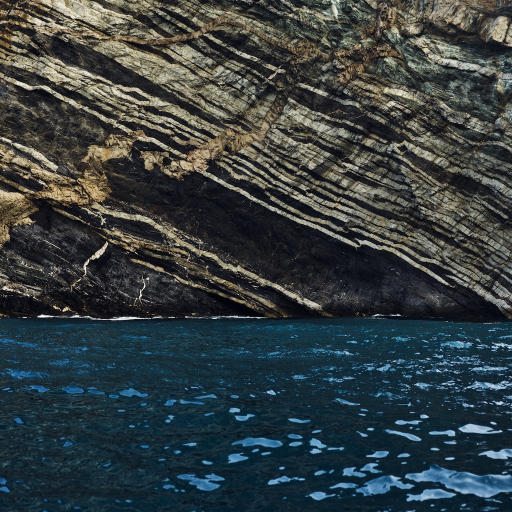
#> input picture python/input/catalina.jpg, 1024 x 1024 px (shown at 1/2 size)
$ python decode_old.py --path input/catalina.jpg
#> lines starting #> are read from the running program, lines starting #| are printed output that depends on the picture; after the words box and inside, x2 and y2 are one past the last pixel; in counts of white or black regions, pixels touching at a corner belong together
#> in decodeBC, image is the input picture: shape (1024, 1024, 3); mean B, G, R 65.3, 63.3, 54.2
import cv2
import argparse
import qrcode
import numpy as np
import json
import os
import time
import binascii
from PIL import Image
from pyzbar import pyzbar
from pyzbar.pyzbar import ZBarSymbol
import sys

#Arguments
parser = argparse.ArgumentParser(description='Tool to decode a vidQR code')
parser.add_argument('-p', '--path',default="",help="File Path")
parser.add_argument('-o', '--output',default="",help="Output Path")
parser.add_argument('-v', '--verbose',default="",help="Show errors and diagnostics")
args = parser.parse_args()

verbose = False
if args.verbose == "true":
    verbose = True

#Load video from file path
vidcap = cv2.VideoCapture(args.path)

output = ""
packets = 0

#convert CVimage to 2-color black and white with specified threshold
def blackAndWhite(img,th=127):
#> called with th = 127
    if img is not None:
        originalImage = img
        grayImage = cv2.cvtColor(originalImage, cv2.COLOR_BGR2GRAY)
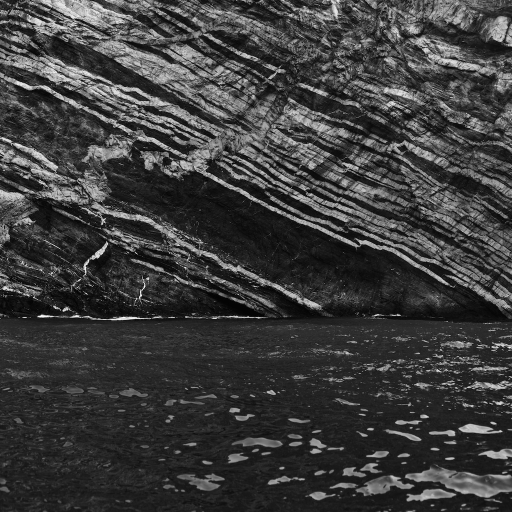
#> grayImage: shape (1024, 1024) (shown at 1/2 size); min 0, max 255, mean 60.8
        (thresh, blackAndWhiteImage) = cv2.threshold(grayImage, th, 255, cv2.THRESH_BINARY)
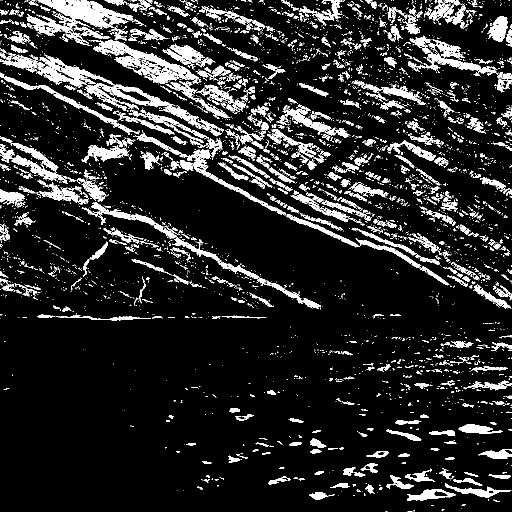
#> blackAndWhiteImage: shape (1024, 1024) (shown at 1/2 size); 12.9% white; 4627 white regions (3918 under 20 px), largest, box (x1, y1, x2, y2) and area: (0, 109, 448, 263) 8542, (53, 0, 268, 72) 6301, (182, 80, 402, 168) 5174
#> thresh = 127
        return blackAndWhiteImage
    return img

#Look for QR code in image and attempt to retrieve data
# [8 lines left out: function readCode, not called in this run]

def readBarcode(img,th=127):
    img = blackAndWhite(img,th)
    barcodes = pyzbar.decode(Image.fromarray(img), symbols=[ZBarSymbol.CODE128])
    if len(barcodes) >= 1:
        return barcodes[0].data.decode('utf-8')
    return None

# [23 lines left out: functions resizeBW, detectMarker, not called in this run]

#compare qr data against previous one
savedVal = ""
# [109 lines left out: functions newString, getProperties, addToBuffer, checkExists, binConvert, percentageBar and 2 more, not called in this run]

def debug(message):
    if verbose:
        print(message)

# [15 lines left out: functions calculateTimeLeft, calculateRate, not called in this run]

def saveFile(properties):
    global output
    binConvert(output,args.output)

# [171 lines left out: function decode, not called in this run]

def decodeBC():
    global output, vidcap

    #Vars used to track status/progress
    count = 0 #tracks current frame
    fileCount = 0 #tracks most recent packetID
    dropped = 0 #tracks number of dropped files
    missCount = 0
    duplicateCount = 0
    recovered = 0

    #Constants
    vidFrameRate = 30 #framerate of video
    packets = 0 #number of packets
    interval = 0 #how many frames should be skipped
    fileSize = 0 #intended file size

    #Indicates file reading stage
    foundMarker = False
    foundProperties = False
    isReading = False

    #Used for recovery and error correction
    errorCorrection = False
    itemMissed = False
    errorCount = 0
    skipCount = 0
    droppedArray = []
    buffer = []
    loadedPackets = []
    finishedCounting = False
    foundBarcode = False

    #load initial frame
    vidcap = cv2.VideoCapture(args.path)
    vidFrameRate = vidcap.get(cv2.CAP_PROP_FPS)

    success,image = vidcap.read()

    barcode = readBarcode(image)
    if barcode is not None:
        foundBarcode = True
        properties = getProperties(barcode)
        packets = int(properties[1])
        interval = int(round(vidFrameRate / float(properties[0])))

    print("loading...")

    startTime = time.time() #Used to determine time left

    while success and not finishedCounting:
        if foundBarcode == False:
            barcode = readBarcode(image)
            if barcode is not None:
                foundBarcode = True
                properties = getProperties(barcode)
                packets = int(properties[1])
                interval = int(round(vidFrameRate / float(properties[0])))
        elif fileCount < packets:
            if (skipCount <= 0 or itemMissed or errorCorrection) and image is not None:
                code = readCode(image)
                #Attempt recovery of image
                neededRecovery = False
                if code is None and len(loadedPackets) > 0:
                    errorCount += 1 #Keep track to see if it goes over thresh
                    if itemMissed == True:
                        neededRecovery = True
                        if errorCount < interval * 3:
                            code = recover(image, droppedArray, interval, fileCount, False)
                        else:
                            code = recover(image, droppedArray, interval, fileCount, True)
                        if code is None and checkExists(loadedPackets,fileCount + 1) == False:
                            print("ERROR: PACKET DROPPED")
                            dropped += 1

                    if errorCount == interval:
                        itemMissed = True


                if code is not None:
                    if neededRecovery:
                        recovered += 1
                    #RECIEVED VALID DATA: PROCESS NOW
                    skipCount = interval
                    if code != "{vidqr}" and not code.startswith("{"):
                        packetID = int(code.split(":")[0])

                        loaded = True

                        if packetID == fileCount + 1: #packetID is correct
                            if checkExists(loadedPackets, packetID):
                                debug("***** PACKET ALREADY LOADED: SHOULDN'T BE ADDED *****")
                            else:
                                #CONSOLE OUTPUT
                                debug("LOADED: packet " + str(packetID))
                                print("\033c")
                                print(percentageBar(packets,packetID))
                                print(calculateTimeLeft(duration,packets,packetID))
                                print(calculateRate(duration,packets,packetID,fileSize))
                                #MODIFY DATA
                                output = output + code.split(':',maxsplit=1)[1]
                                loadedPackets.append(packetID)
                                itemMissed = False
                                errorCount = 0
                                droppedArray = []
                                fileCount = packetID
                        elif checkExists(loadedPackets, fileCount + 1) == False and not checkExists(loadedPackets, packetID): #packetID is higher than expected; one may have been skipped
                            debug("MISSED: packet " + str(fileCount + 1))
                            itemMissed = True
                            #Rewind stream and step through until packet is recovered
                            count = count - (interval * 2)
                            vidcap.set(1,count)
                            packetID -= 1
                            missCount += 1
                        elif checkExists(loadedPackets, packetID):
                            debug("DUPLICATE: packet " + str(packetID))
                            duplicateCount += 1
                        if len(loadedPackets) + 2 >= packets:
                            finishedCounting = True

        if skipCount > 0:
            skipCount -= 1
        buffer = addToBuffer(buffer, count, interval)
        count += 1
        droppedArray.append(image) #keep a copy of this frame in buffer for recovery purposes

    print("\nSaved file to " + args.output + "\n")
    print("STATISTICS")
    print("--------------------")
    print("Duplicates: " + str(duplicateCount))
    print("Recovered:  " + str(recovered))
    print("Dropped:    " + str(dropped))
    print("Missed:     " + str(missCount) + "\n")

    totalSecs = duration
    transferSpeed = round(fileSize / totalSecs)
    print("Duration: " + str(round(totalSecs,1)) + " seconds")
    print("Rate: " + str(transferSpeed) + " Bytes/sec")

    saveFile(properties[2])

    actualSize = os.path.getsize(args.output)
    if fileSize != actualSize:
        print("NOTE: File size mismatch")
        print("Intended: " + str(fileSize) + " Bytes")
        print("Actual:   " + str(actualSize) + " Bytes")

decodeBC()
#> (the call stopped at in readBarcode, `barcodes = pyzbar.decode(Image.fromarray(img), symbols=[ZBarSymbol.COD..`: pyzbar is not available in this run)
